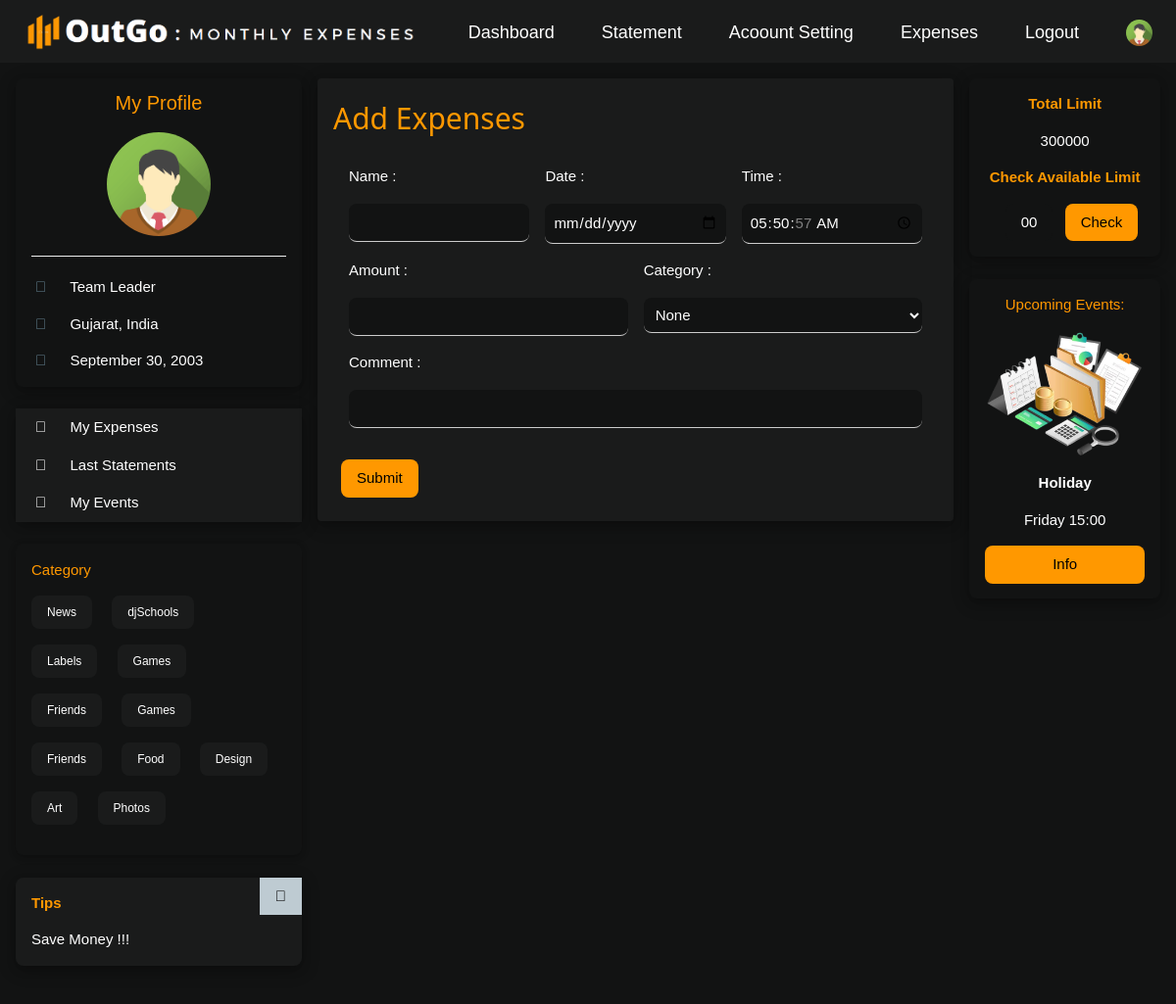
/user/dashboard.php (signed in), run on the app's committed database.
### tables this page shows
CREATE TABLE `tbl_user` (
  `u_id` int(11) NOT NULL,
  `name` varchar(255) DEFAULT NULL,
  `username` varchar(255) DEFAULT NULL,
  `email` varchar(255) NOT NULL,
  `phone_no` varchar(10) DEFAULT NULL,
  `password` varchar(100) NOT NULL,
  `dob` date DEFAULT NULL,
  `age` int(11) DEFAULT NULL,
  `job` varchar(255) DEFAULT NULL,
  `salary` int(11) DEFAULT NULL,
  `expense_limit` int(11) DEFAULT NULL,
  `address` varchar(255) DEFAULT NULL,
  `city` varchar(255) DEFAULT NULL,
  `state` varchar(255) DEFAULT NULL,
  `country` varchar(255) DEFAULT NULL,
  `bio` varchar(510) DEFAULT NULL,
  `log` int(11) NOT NULL DEFAULT 0,
  `joined_since` date DEFAULT NULL
);

### user/dashboard.php (the view, shortened to what this page needs)
<?php
    if(isset($_SESSION['user']))
    {
        include '../connection.php';
        $userId=$_SESSION['user'];
        $ttl_amt=0;
        $userDetails="SELECT * FROM tbl_user WHERE u_id='$userId'";
        $userDetailsResult=mysqli_query($conn,$userDetails);
        $userInfo=mysqli_fetch_assoc($userDetailsResult);
        $userJob=$userInfo['job'];
        $userState=$userInfo['state'];
        $userCountry=$userInfo['country'];
        $dob=$userInfo['dob'];
        $date1=date_create($dob);
        $dob=date_format($date1,"F d, Y");
        $fetchExpenses="SELECT * FROM tbl_expenses WHERE u_id='$userId'";
        $fetchExpensesResult=mysqli_query($conn,$fetchExpenses);
        $allExpenses=mysqli_fetch_all($fetchExpensesResult,MYSQLI_ASSOC);
        foreach($allExpenses as $exp)
        {
            $amt=$exp['amount'];
            $ttl_amt=$ttl_amt+$amt;
        }
        $total_limit=$userInfo['expense_limit'];
        $limit=$total_limit-$ttl_amt;
        ?>
<!DOCTYPE html>
<html>
<head>
    <link rel="stylesheet" href="../dj-style.css">
    <link rel="stylesheet" href="https://cdnjs.cloudflare.com/ajax/libs/font-awesome/4.7.0/css/font-awesome.min.css">
</head>
<body class="dj-premium">
    <div class="dj-top">
        <div class="dj-bar dj-silver dj-left-align dj-large">
            <a href="#" class="dj-bar-item dj-padding-large"><img src="../images/1111.png" width="400rem"
                    height="40rem"></a>
            <a href="#" class="dj-bar-item dj-hide-small dj-right dj-padding-large dj-remove-underline"
                style="margin-top: 0.5rem;" title="My Account">
                <img src="../images/avatar.png" class="dj-circle" style="height:27px;width:27px" alt="Avatar">
            </a>
            <a href="../logout.php" class="dj-bar-item dj-hide-small dj-padding-large dj-remove-underline dj-right"
                style="margin-top: 0.5rem;" title="Logout">Logout</a>
            <a href="#" class="dj-bar-item dj-hide-small dj-padding-large dj-remove-underline dj-right"
                style="margin-top: 0.5rem;" title="Expenses">Expenses</a>
            <a href="#" class="dj-bar-item dj-hide-small dj-padding-large dj-remove-underline dj-right"
                style="margin-top: 0.5rem;" title="Account Settings">Acoount Setting</a>
            <a href="#" class="dj-bar-item dj-hide-small dj-padding-large dj-remove-underline dj-right"
                style="margin-top: 0.5rem;" title="Statement">Statement</a>
            <a href="dashboard.php" class="dj-bar-item dj-hide-small dj-padding-large dj-remove-underline dj-right"
                style="margin-top: 0.5rem;" title="Statement">Dashboard</a>
        </div>
    </div>
    <div class="dj-container dj-content" style="max-width:1400px;margin-top:80px">
        <div class="dj-row">
            <div class="dj-col m3">
                <div class="dj-card-4 dj-round-large dj-premium dj-hover-shadow-white">
                    <div class="dj-container">
                        <h4 class="dj-center dj-text-orange"><a href="myprofile.php" style="text-decoration: none;">My
                                Profile</a></h4>
                        <p class="dj-center"><img src="../images/avatar.png" class="dj-circle"
                                style="height:106px;width:106px" alt="Avatar"></p>
                        <hr>
                        <p><i class="fa fa-pencil fa-fw dj-margin-right dj-text-theme"></i> <?php echo $userJob; ?></p>
                        <p><i class="fa fa-home fa-fw dj-margin-right dj-text-theme"></i>
                            <?php echo "$userState, ".$userCountry; ?></p>
                        <p><i class="fa fa-birthday-cake fa-fw dj-margin-right dj-text-theme"></i> <?php echo $dob; ?>
                        </p>
                    </div>
                </div>
                <br>
                <div class="dj-card-4 dj-round-large dj-hover-shadow-white">
                    <div class="dj-silver">
                        <button onclick="myFunction('Demo1')" class="dj-button dj-block dj-left-align"><i
                                class="fa fa-circle-o-notch fa-fw dj-margin-right"></i> My Expenses</button>
                        <button onclick="myFunction('Demo2')" class="dj-button dj-block dj-left-align"><i
                                class="fa fa-calendar-check-o fa-fw dj-margin-right"></i> Last Statements</button>
                        <button onclick="myFunction('Demo3')" class="dj-button dj-block dj-left-align"><i
                                class="fa fa-users fa-fw dj-margin-right"></i> My Events</button>
                    </div>
                </div>
                <br>
                <div class="dj-card dj-round-large dj-premium dj-hide-small dj-hover-shadow-white">
                    <div class="dj-container">
                        <p class="dj-text-orange">Category</p>
                        <p>
                            <span
                                class="dj-tag dj-small dj-silver dj-round-large dj-padding dj-margin-bottom dj-margin-right">News</span>
                            <span
                                class="dj-tag dj-small dj-silver dj-round-large dj-padding dj-margin-bottom dj-margin-right">djSchools</span>
                            <span
                                class="dj-tag dj-small dj-silver dj-round-large dj-padding dj-margin-bottom dj-margin-right">Labels</span>
                            <span
                                class="dj-tag dj-small dj-silver dj-round-large dj-padding dj-margin-bottom dj-margin-right">Games</span>
                            <span
                                class="dj-tag dj-small dj-silver dj-round-large dj-padding dj-margin-bottom dj-margin-right">Friends</span>
                            <span
                                class="dj-tag dj-small dj-silver dj-round-large dj-padding dj-margin-bottom dj-margin-right">Games</span>
                            <span
                                class="dj-tag dj-small dj-silver dj-round-large dj-padding dj-margin-bottom dj-margin-right">Friends</span>
                            <span
                                class="dj-tag dj-small dj-silver dj-round-large dj-padding dj-margin-bottom dj-margin-right">Food</span>
                            <span
                                class="dj-tag dj-small dj-silver dj-round-large dj-padding dj-margin-bottom dj-margin-right">Design</span>
                            <span
                                class="dj-tag dj-small dj-silver dj-round-large dj-padding dj-margin-bottom dj-margin-right">Art</span>
                            <span
                                class="dj-tag dj-small dj-silver dj-round-large dj-padding dj-margin-bottom dj-margin-right">Photos</span>
                        </p>
                    </div>
                </div>
                <br>
                <div
                    class="dj-container dj-display-container dj-round-large dj-silver dj-card-4 dj-margin-bottom dj-hide-small dj-hover-shadow-white">
                    <span onclick="this.parentElement.style.display='none'"
                        class="dj-button dj-theme-l3 dj-display-topright">
                        <i class="fa fa-remove"></i>
                    </span>
                    <p class="dj-text-orange"><strong>Tips</strong></p>
                    <p>Save Money !!!</p>
                </div>
            </div>
            <div class="dj-col m7">
                <div class="dj-row-padding">
                    <div class="dj-col m12">
                        <div class="dj-card-4 dj-round dj-silver dj-hover-shadow-white">
                            <div class="dj-container dj-padding dj-margin-bottom">
                                <h2 class="dj-text-orange">Add Expenses</h2>
                                <form action="" method="post">
                                    <div class="dj-row-padding">
                                        <div class="dj-third">
                                            <span class="dj-left dj-padding-16">Name :</span>
                                            <input type="text" class="dj-input dj-round-large dj-premium" name="name"
                                                required>
                                        </div>
                                        <div class="dj-third">
                                            <span class="dj-left dj-padding-16">Date :</span>
                                            <input type="date" placeholder="yyyy-mm-dd"
                                                class="dj-input dj-round-large dj-premium" name="date" required>
                                        </div>
                                        <div class="dj-third">
                                            <span class="dj-left dj-padding-16">Time :</span>
                                            <input type="time" value="<?php echo date("h:i:s");   ?>"
                                                class="dj-input dj-round-large dj-premium" name="time">
                                        </div>
                                    </div>
                                    <div class="dj-row-padding">
                                        <div class="dj-half">
                                            <span class="dj-left dj-padding-16">Amount :</span>
                                            <input type="number" class="dj-input dj-round-large dj-premium"
                                                name="amount" required>
                                        </div>
                                        <div class="dj-half">
                                            <span class="dj-left dj-padding-16">Category :</span>
                                            <select class="dj-input dj-round-large dj-premium" name="category" required>
                                                <option value="None">None</option>
                                            </select>
                                        </div>
                                        <div class="dj-row-padding">
                                            <span class="dj-left dj-padding-16">Comment :</span>
                                            <input type="text" class="dj-input dj-round-large dj-premium" name="comment"
                                                required>
                                        </div>
                                        <button name="btnaddexpen"
                                            class="dj-margin-top-32 dj-margin-bottom dj-button dj-orange dj-round-large">Submit</button>
                                </form>
                            </div>
                        </div>
                    </div>
                </div>
            </div>
        </div>
        <div class="dj-col m2">
            <div class="dj-card-4 dj-round-large dj-premium dj-center dj-hover-shadow-white">
                <div class="dj-container">
                    <p class="dj-text-orange"><b>Total Limit</b></p>
                    <p><?php echo $total_limit; ?></p>
                    <p class="dj-text-orange"><b>Check Available Limit</b></p>
                    <div class="dj-row-padding dj-margin-bottom">
                        <?php
                        if(isset($_REQUEST['btnCheck']))
                        {
                        ?>
                        <div class="dj-half">
                            <button class="dj-padding dj-premium dj-round-large"
                                style="border: none;"><?php echo $limit; ?></button>
                        </div>
                        <?php
                        }
                        else
                        {
                        ?>
                        <div class="dj-half">
                            <button class="dj-padding dj-premium dj-round-large" style="border: none;">00</button>
                        </div>
                        <?php
                        }
                        ?>
                        <form action="" method="post">
                            <div class="dj-half">
                                <button name="btnCheck" class="dj-button dj-orange dj-round-large">Check</button>
                            </div>
                        </form>
                    </div>
                </div>
            </div>
            <br>
            <div class="dj-card-4 dj-round-large dj-premium dj-center dj-hover-shadow-white">
                <div class="dj-container">
                    <p class="dj-text-orange">Upcoming Events:</p>
                    <img src="../images/f1.png" alt="Forest" style="width:100%;">
                    <p><strong>Holiday</strong></p>
                    <p>Friday 15:00</p>
                    <p><button class="dj-button dj-block dj-orange dj-round-large">Info</button></p>
                </div>
            </div>
        </div>
    </div>
    <br>
</body>
</html>
<?php
}
else
{
	header("location: ../login.php");
}
?>

### data on the page
tbl_user: job "Team Leader", state "Gujarat", country "India", dob "September 30, 2003", expense_limit "300000"
